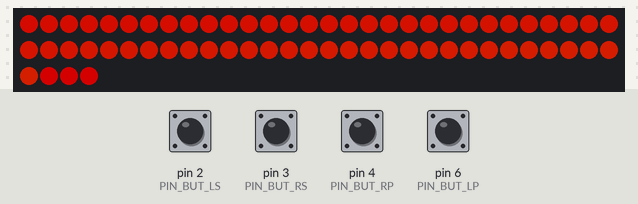
Bench run of a sketch on a simulated Arduino Uno, built with avr-gcc and run on an emulated ATmega328P. Shown: 64 RGB LEDs in strip order, left to right, continuing on the next row. The test bench sets the inputs (shaded band); at power-on: pin 2 (PIN_BUT_LS), pin 3 (PIN_BUT_RS), pin 4 (PIN_BUT_RP), pin 6 (PIN_BUT_LP) HIGH. Dim RGB values are drawn brighter than linear.

Above: at 1.2 s.
1.3 s: pin 2 (PIN_BUT_LS) pulled LOW for 0.15 s
At 1.37 s:
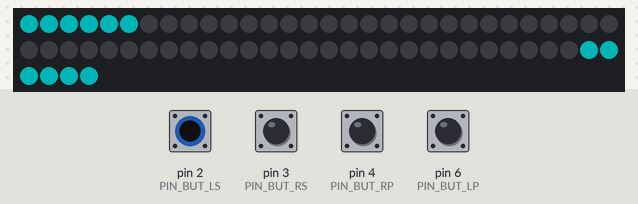
2.0 s: pin 2 (PIN_BUT_LS) pulled LOW for 1 s
3.6 s: pin 3 (PIN_BUT_RS) pulled LOW for 0.15 s
7.3 s: pin 3 (PIN_BUT_RS) pulled LOW for 1 s
8.9 s: pin 2 (PIN_BUT_LS) pulled LOW for 0.15 s
Timing chart, 0 to 11.9 s (numbered marks = the images above; inputs shaded):
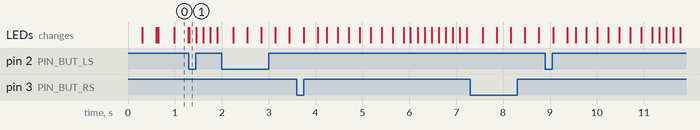

The sketch:

pong1D_arduino.ino
```cpp
// (licence header left out)
#include "Adafruit_NeoPixel.h"

// HARDWARE CONFIGURATION
#define PIN_WSDATA    10    // LED strip data in pin
#define NPIXELS      64    // Number of pixels to handle

#define PIN_BUT_RS    3   // Right start/hit button pin
#define PIN_BUT_LS    2   // Left start/hit button pin

#define PIN_BUT_RP    4   // Optionnal right power-up button
#define PIN_BUT_LP    6   // Optionnal left power-up button

// BALL SPEED
#define TIME_SPEED_MIN    10

// ZONE AND WIN CONFIGURATION
#define ZONE_SIZE   7   // Bounce-back zone size
#define WIN_POINTS    10    // Points needed to win
#define SHOW_LO     12    // Score dots intensity background
#define SHOW_HI     48    // Score dots intensity foreground


#define NELEM(x)    (sizeof(x) / sizeof((x)[0]))

Adafruit_NeoPixel one_d = Adafruit_NeoPixel(NPIXELS, PIN_WSDATA, NEO_GRB | NEO_KHZ800);

// Events from buttons and timers
#define EV_BUT_LS_PRESS   0x01
#define EV_BUT_RS_PRESS   0x02
#define EV_BUT_LP_PRESS   0x04
#define EV_BUT_RP_PRESS   0x08
#define EV_TIMER    0x10
#define EV_TIMEOUT    0x20


#define TIME_DEBOUNCE   8
#define TIME_IDLE   40
#define TIME_START_TIMEOUT  20000   // Go idle if nothing happens
#define TIME_RESUME_TIMEOUT 7500    // Auto-fire after timeout
#define TIME_BALL_BLINK   150
#define TIME_SPEED_INTERVAL 3
#define TIME_POINT_BLINK  233
#define TIME_WIN_BLINK    85
#define TIME_LOCKOUT    250   // Prevent fast button-press to max. 4 times/s


enum {
  ST_IDLE = 0,
  ST_START_L,
  ST_START_R,
  ST_MOVE_LR,
  ST_MOVE_RL,
  ST_ZONE_L,
  ST_ZONE_R,
  ST_POINT_L,
  ST_POINT_R,
  ST_RESUME_L,
  ST_RESUME_R,
  ST_WIN_L,
  ST_WIN_R,
};

static uint32_t oldtime;  // Previous' loop millis() value
static uint8_t thestate;  // Game state

static uint8_t bstate_ls; // Button states
static uint8_t bstate_rs;
static uint8_t bstate_lp;
static uint8_t bstate_rp;
static uint8_t debtmr_ls; // Button debounce timers
static uint8_t debtmr_rs;
static uint8_t debtmr_lp;
static uint8_t debtmr_rp;
static uint16_t timer;    // General timer
static uint16_t timeout;  // Timeout timer (auto-start and goto idle)

static uint16_t lockout_l;  // Lockout timer to prevent pushing too often
static uint16_t lockout_r;
static uint8_t ballblinkstate;  // Blinking ball at edge on/off
static uint8_t pointblinkcount; // Blinking point when a side scores
static uint8_t ballpos;   // Current position of the ball
static uint16_t speed;    // Time between ball moves
static uint8_t speedup;   // Faster and faster replies counter
static uint8_t points_l;  // Score
static uint8_t points_r;
static uint8_t zone_l;    // Hit back zone
static uint8_t zone_r;
static uint8_t boost_l;   // Set if user boosted speed last round
static uint8_t boost_r;
static uint8_t boosted;   // Set if any user boosted until the ball reaches opposite side

static uint8_t tuneidx;   // Index to the running tune

/*
   Return the current state of a button.
   Returns non-zero on button pressed.
*/
static inline uint8_t button_is_down(uint8_t pin)
{
  switch (pin) {
    case PIN_BUT_LS:  return !debtmr_ls && !bstate_ls;
    case PIN_BUT_RS:  return !debtmr_rs && !bstate_rs;
    case PIN_BUT_LP:  return !debtmr_lp && !bstate_lp;
    case PIN_BUT_RP:  return !debtmr_rp && !bstate_rp;
  }
  return 0;
}

/*
   Debounce a button and return an event at the rising edge of the detection.
   The rising edge ensures that there is no delay from pressing the button and
   the event propagating. It is a prerequisite that the input line is not
   glitchy.
   A release event may be generated if the routine is slightly modified.
*/
static inline uint8_t do_debounce(uint8_t tdiff, uint8_t *bstate, uint8_t *debtmr, uint8_t pin, uint8_t ev)
{
  if (0 == *debtmr) {
    uint8_t state = digitalRead(pin);
    if (state != *bstate) {
      *debtmr = TIME_DEBOUNCE;
      if (!(*bstate = state))
        return ev;  // Event on High-to-Low transition of input
      // else
      //  return release_event_value
    }
  } else {
    if (*debtmr >= tdiff)
      *debtmr -= tdiff;
    else
      *debtmr = 0;
  }
  return 0;
}

/*
   Timer countdown and return an event on timer reaching zero.
*/
static inline uint8_t do_timer(uint8_t tdiff, uint16_t *tmr, uint8_t ev)
{
  if (0 != *tmr) {
    if (*tmr >= tdiff)
      *tmr -= tdiff;  // Timer countdown
    else
      *tmr = 0;
    // Set event when done counting
    if (0 == *tmr)
      return ev;
  }
  return 0;
}


/*
   Draw the left and right zones where the ball may be hit back.
*/
static void draw_sides()
{
  for (uint8_t i = 0; i < zone_l - 1; i++) {
    one_d.setPixelColor(i, 0, 64, 64);
  }
  one_d.setPixelColor(0, 0, 64, 64);
  for (uint8_t i = 0; i < zone_r - 1; i++) {
    one_d.setPixelColor(NPIXELS - 1 - i, 0, 64, 64);
  }
  one_d.setPixelColor(NPIXELS - 1, 0, 64, 64);
}

/*
   Draw the ball with a tail of five pixels in diminishing intensity.
*/
static void draw_ball(int8_t dir, uint8_t pos)
{
  uint8_t c = 255;
  for (uint8_t i = 0; i < 5 && pos >= 0 && pos < NPIXELS; i++) {
    one_d.setPixelColor(pos, c, c, 0);
    c >>= 1;
    pos -= dir;
  }
}

/*
   Draw the playing field consisting of the zones and the points scored so far.
*/
static void draw_course(uint8_t v)
{
  one_d.clear();
  draw_sides();
  if (v) {
    for (uint8_t i = 0; i < points_l; i++) {
      one_d.setPixelColor(NPIXELS / 2 - 1 - (2 * i + 0), v, 0, 0);
      one_d.setPixelColor(NPIXELS / 2 - 1 - (2 * i + 1), v, 0, 0);
    }
    for (uint8_t i = 0; i < points_r; i++) {
      one_d.setPixelColor(NPIXELS / 2 + (2 * i + 0), 0, v, 0);
      one_d.setPixelColor(NPIXELS / 2 + (2 * i + 1), 0, v, 0);
    }
  }
}

/*
   Animate the game idle situation with following content:
   - A rainbow pattern
   - Ball bouncing left-right-left-right
   - Score animation
*/
static uint16_t ai_h;
static uint8_t ai_state;
static uint8_t ai_pos;

static void animate_idle_init(void)
{
  ai_h = 0;
  ai_state = 0;
}

#define H_STEPS 1542

static void animate_idle(void)
{
  switch (ai_state) {
    case 0:
    case 1:
    case 2:
    case 3:
      /* Rainbow pattern */
      for (uint8_t i = 0; i < NPIXELS; i++) {
        uint16_t h = ai_h + (i << 4);
        if (h >= H_STEPS)
          h -= H_STEPS;
        uint32_t rgbcolor = one_d.ColorHSV(h, 255, 128);
        one_d.setPixelColor(i, rgbcolor);
      }
      ai_h += H_STEPS / 60;
      if (ai_h >= H_STEPS) {
        ai_h -= H_STEPS;
        ai_pos = 0;
        ai_state++;
      }
      break;
    case 4:
    case 6:
      /* Ball left-to-right */
      draw_course(0);
      draw_ball(1, ai_pos++);
      if (ai_pos >= NPIXELS) {
        ai_state++;
      }
      break;
    case 5:
    case 7:
      /* Ball right-to-left */
      draw_course(0);
      draw_ball(-1, --ai_pos);
      if (!ai_pos) {
        ai_state++;
      }
      break;
    case 8:
    case 10:
      /* Score blinkenlights */
      draw_course(0);
      for (uint8_t i = 0; i < ai_pos; i++) {
        one_d.setPixelColor(NPIXELS / 2 - 1 - i, 255, 0, 0);
        one_d.setPixelColor(NPIXELS / 2 + i, 0, 255, 0);
      }
      if (++ai_pos >= NPIXELS / 2) {
        ai_state++;
        ai_pos = 0;
      }
      break;

    case 9:
    case 11:
      draw_course(0);
      for (uint8_t i = 0; i < NPIXELS / 2 - ai_pos; i++) {
        one_d.setPixelColor(NPIXELS / 2 - 1 - i, 255, 0, 0);
        one_d.setPixelColor(NPIXELS / 2 + i, 0, 255, 0);
      }
      if (++ai_pos >= NPIXELS / 2) {
        ai_state++;
        ai_pos = 0;
      }
      break;

    default:
      ai_state = 0;
      break;
  }
  one_d.show();
}

/*
   Animate a winner. Flash the winning side's points.
*/
static uint8_t aw_state;
static void animate_win_init()
{
  aw_state = 0;
}

static uint8_t animate_win(uint8_t side)
{
  uint32_t clr;
  uint8_t pos;

  if (side) {
    clr = Adafruit_NeoPixel::Color(0, 255, 0);
    pos = NPIXELS / 2;
  } else {
    clr = Adafruit_NeoPixel::Color(255, 0, 0);
    pos = 0;
  }

  one_d.clear();
  if (aw_state < 20) {
    if (aw_state & 0x01) {
      for (uint8_t i = 0; i < NPIXELS / 2; i++) {
        one_d.setPixelColor(pos + i, clr);
      }
    }
  } else if (aw_state < 50) {
    for (uint8_t i = 0; i < aw_state - 20; i++) {
      one_d.setPixelColor(pos + i, clr);
    }
  } else if (aw_state < 80) {
    for (uint8_t i = aw_state - 50; i < NPIXELS / 2; i++) {
      one_d.setPixelColor(pos + i, clr);
    }
  } else if (aw_state < 110) {
    for (uint8_t i = 0; i < aw_state - 80; i++) {
      one_d.setPixelColor(NPIXELS / 2 - 1 - i + pos, clr);
    }
  } else if (aw_state < 140) {
    for (uint8_t i = aw_state - 110; i < NPIXELS / 2; i++) {
      one_d.setPixelColor(NPIXELS / 2 - 1 - i + pos, clr);
    }
  }
  one_d.show();
  return ++aw_state < 140;
}

/*
   Active game states suppress fast button pushes
*/
static uint8_t is_game_state(uint8_t s)
{
  switch (s) {
    case ST_MOVE_LR:  // If you press too soon
    case ST_MOVE_RL:
    case ST_ZONE_R:   // In the zone
    case ST_ZONE_L:
    case ST_POINT_L:  // Just got a point, delay resume
    case ST_POINT_R:
    case ST_WIN_R:    // Delay to activate the win sequence
    case ST_WIN_L:
      return 1;
    default:
      return 0;
  }
}

/*
   Set the timer to the speed of the ball and the current boost-state
*/
static inline void speed_to_timer()
{
  if (boosted)
    timer = speed * 3 / 4;
  else
    timer = speed;
  if (timer < 2)
    timer = 2;
}

/*
   State transition routine. Setup prerequisites for the new state to function
   properly.
   - Handle a state's exit actions
   - Handle a state's entry actions
*/
static void set_state(uint8_t newstate)
{
  /* State exit actions */
  switch (thestate) {
    case ST_IDLE:
    case ST_WIN_L:
    case ST_WIN_R:
      points_l = points_r = 0;
      boost_l = boost_r = 0;
      zone_l = zone_r = ZONE_SIZE;
      speedup = 0;
      boosted = 0;
      break;

    case ST_START_L:
    case ST_POINT_L:
    case ST_RESUME_L:
      ballpos = 0;
      /* Serve speed not too fast */
      speed = TIME_SPEED_MIN + 5 * TIME_SPEED_INTERVAL;
      speedup = 0;
      break;

    case ST_START_R:
    case ST_POINT_R:
    case ST_RESUME_R:
      ballpos = NPIXELS - 1;
      /* Serve speed not too fast */
      speed = TIME_SPEED_MIN + 5 * TIME_SPEED_INTERVAL;
      speedup = 0;
      break;

    case ST_ZONE_L:
      /* Calculate the speed for the return */
      speed = TIME_SPEED_MIN + TIME_SPEED_INTERVAL * ballpos;
      if (++speedup / 2 >= speed)
        speed = 2;
      else
        speed -= speedup / 2;
      boosted = 0;
      break;

    case ST_ZONE_R:
      /* Calculate the speed for the return */
      speed = TIME_SPEED_MIN + TIME_SPEED_INTERVAL * (NPIXELS - 1 - ballpos);
      if (++speedup / 2 >= speed)
        speed = 2;
      else
        speed -= speedup / 2;
      boosted = 0;
      break;
  }

  thestate = newstate;
  /* State entry actions */
  switch (thestate) {
    case ST_IDLE:
      boost_l = boost_r = 0;
      zone_l = zone_r = ZONE_SIZE;
      animate_idle_init();
      timer = TIME_IDLE;
      break;

    case ST_START_L:
    case ST_START_R:
      draw_course(SHOW_HI);
      one_d.show();
      timer = TIME_BALL_BLINK;
      timeout = TIME_START_TIMEOUT;
      ballblinkstate = 0;
      ballpos = thestate == ST_START_L ? 0 : NPIXELS - 1;
      break;

    case ST_MOVE_LR:
    case ST_MOVE_RL:
      speed_to_timer();
      break;

    case ST_POINT_L:
    case ST_POINT_R:
      pointblinkcount = 7;
      /* Recover the zone next round */
      if (!boost_l && zone_l < ZONE_SIZE)
        zone_l++;
      if (!boost_r && zone_r < ZONE_SIZE)
        zone_r++;
      timer = TIME_POINT_BLINK;
      if (boost_l)
        boost_l--;
      if (boost_r)
        boost_r--;
      // Ensure we get to the score display before continuing
      lockout_l  = lockout_r = TIME_LOCKOUT;
      break;

    case ST_RESUME_L:
    case ST_RESUME_R:
      draw_course(SHOW_HI);
      one_d.show();
      timer = TIME_BALL_BLINK;
      timeout = TIME_RESUME_TIMEOUT;
      ballblinkstate = 0;
      break;

    case ST_WIN_L:
    case ST_WIN_R:
      // Ensure we get to the winner display before continuing
      lockout_l  = lockout_r = 2 * TIME_LOCKOUT;
      animate_win_init();
      timer = TIME_WIN_BLINK;
      tuneidx = 0;
      break;
  }
}

/*
   Arduino setup
*/
void setup()
{
  PORTB = PORTC = PORTD = 0xff; // Enable all pull-ups so we don't have undef inputs hanging

  pinMode(PIN_BUT_LS, INPUT_PULLUP);
  pinMode(PIN_BUT_RS, INPUT_PULLUP);
  pinMode(PIN_BUT_LP, INPUT_PULLUP);
  pinMode(PIN_BUT_RP, INPUT_PULLUP);


  one_d.begin();    // Setup IO
  one_d.show();   // All leds off

  thestate = ST_IDLE;
  set_state(ST_IDLE); // To run both exit and entry actions

  /*
     Setup sound hardware with Timer1 manually. The disabled interrupts
     in the pixel-update causes interference in the timing resulting in
     clicks in the sound output.
  */
  TCCR1A = 0;
  TCCR1B = _BV(WGM12) | _BV(CS10);
  OCR1A = 13; // Just a value
  TCNT1 = 0;
}

/*
   Main program, called constantly and forever.

   - Handle timing and generate events
   - Run the game's state machine
*/
#define chk_ev(ev)  (events & (ev))

void loop()
{
  uint32_t now;
  uint8_t tdiff = (now = millis()) - oldtime;
  uint8_t events = 0;

  /* Handle buttons and timers on (just about) every millisecond */
  if (tdiff) {
    oldtime = now;
    events |= do_debounce(tdiff, &bstate_ls, &debtmr_ls, PIN_BUT_LS, EV_BUT_LS_PRESS);
    events |= do_debounce(tdiff, &bstate_rs, &debtmr_rs, PIN_BUT_RS, EV_BUT_RS_PRESS);
    events |= do_debounce(tdiff, &bstate_lp, &debtmr_lp, PIN_BUT_LP, EV_BUT_LP_PRESS);
    events |= do_debounce(tdiff, &bstate_rp, &debtmr_rp, PIN_BUT_RP, EV_BUT_RP_PRESS);
    events |= do_timer(tdiff, &timer, EV_TIMER);
    events |= do_timer(tdiff, &timeout, EV_TIMEOUT);
    do_timer(tdiff, &lockout_l, 0);
    do_timer(tdiff, &lockout_r, 0);
  }

  if (is_game_state(thestate)) {
    // If the lockout timer is running, squash the button event
    if (lockout_l)
      events &= ~EV_BUT_LS_PRESS;
    if (lockout_r)
      events &= ~EV_BUT_RS_PRESS;
  }

  // A button press activates the lockout timer
  if (chk_ev(EV_BUT_LS_PRESS))
    lockout_l = TIME_LOCKOUT;
  if (chk_ev(EV_BUT_RS_PRESS))
    lockout_r = TIME_LOCKOUT;

  switch (thestate) {
    // Nothing to do
    case ST_IDLE:
      if (chk_ev(EV_BUT_LS_PRESS)) {
        set_state(ST_START_L);
      } else if (chk_ev(EV_BUT_RS_PRESS)) {
        set_state(ST_START_R);
      } else if (chk_ev(EV_TIMER)) {
        timer = TIME_IDLE;
        animate_idle();
      }
      break;

    // Game is started, waiting for left player to serve the ball
    case ST_START_L:
      if (chk_ev(EV_BUT_LS_PRESS)) {
        set_state(ST_MOVE_LR);
      } else if (chk_ev(EV_TIMEOUT)) {
        set_state(ST_IDLE);
      } else if (chk_ev(EV_TIMER)) {
        timer = TIME_BALL_BLINK;
        if (ballblinkstate)
          one_d.setPixelColor(ballpos, 255, 128, 0);
        else
          one_d.setPixelColor(ballpos, 0, 0, 0);
        one_d.show();
        ballblinkstate = !ballblinkstate;
      }
      break;

    // Game is started, waiting for right player to serve the ball
    case ST_START_R:
      if (chk_ev(EV_BUT_RS_PRESS)) {
        set_state(ST_MOVE_RL);
      } else if (chk_ev(EV_TIMEOUT)) {
        set_state(ST_IDLE);
      } else if (chk_ev(EV_TIMER)) {
        timer = TIME_BALL_BLINK;
        if (ballblinkstate)
          one_d.setPixelColor(ballpos, 255, 128, 0);
        else
          one_d.setPixelColor(ballpos, 0, 0, 0);
        one_d.show();
        ballblinkstate = !ballblinkstate;
      }
      break;

    // Ball is moving left-to-right outside the playback zone
    case ST_MOVE_LR:
      if (chk_ev(EV_TIMER)) {

        speed_to_timer();
        draw_course(SHOW_LO);
        draw_ball(1, ballpos);
        one_d.show();
        ballpos++;
        if (NPIXELS - 1 - ballpos <= zone_r)
          set_state(ST_ZONE_R);
      }
      break;

    // Ball is moving right-to-left outside the playback zone
    case ST_MOVE_RL:
      if (chk_ev(EV_TIMER)) {

        speed_to_timer();
        draw_course(SHOW_LO);
        draw_ball(-1, ballpos);
        one_d.show();
        ballpos--;
        if (ballpos <= zone_l)
          set_state(ST_ZONE_L);
      }
      break;

    // Ball is in the left playback zone, waiting for hit/score
    case ST_ZONE_L:
      if (chk_ev(EV_BUT_LS_PRESS)) {
        set_state(ST_MOVE_LR);
        // Changing speed is done after the state-change's exit/entry action
        if (zone_l > 1 && button_is_down(PIN_BUT_LP)) {
          zone_l--;
          boosted = 1;
          speed_to_timer();
          boost_l++;
        }
      } else if (chk_ev(EV_TIMER)) {
        if (!ballpos) {
          if (++points_r >= WIN_POINTS)
            set_state(ST_WIN_R);
          else
            set_state(ST_POINT_R);
        } else {
          speed_to_timer();
          ballpos--;
        }
        draw_course(SHOW_LO);
        draw_ball(-1, ballpos);
        one_d.show();
      }
      break;

    // Ball is in the right playback zone, waiting for hit/score
    case ST_ZONE_R:
      if (chk_ev(EV_BUT_RS_PRESS)) {
        set_state(ST_MOVE_RL);
        // Changing speed is done after the state-change's exit/entry action
        if (zone_r > 1 && button_is_down(PIN_BUT_RP)) {
          zone_r--;
          speed_to_timer();
          boosted = 1;
          boost_r++;
        }
      } else if (chk_ev(EV_TIMER)) {
        if (ballpos == NPIXELS - 1) {

          if (++points_l >= WIN_POINTS)
            set_state(ST_WIN_L);
          else
            set_state(ST_POINT_L);
        } else {
          speed_to_timer();
          ballpos++;
        }
        draw_course(SHOW_LO);
        draw_ball(1, ballpos);
        one_d.show();
      }
      break;

    // Left player scored, animate point
    case ST_POINT_L:
      if (chk_ev(EV_BUT_LS_PRESS)) {
        set_state(ST_RESUME_L);
      } else if (chk_ev(EV_TIMER)) {
        timer = TIME_POINT_BLINK;
        draw_course(SHOW_HI);
        if (!(pointblinkcount & 0x01)) {
          one_d.setPixelColor(NPIXELS / 2 - 1 - (2 * (points_l - 1) + 0), 0, 0, 0);
          one_d.setPixelColor(NPIXELS / 2 - 1 - (2 * (points_l - 1) + 1), 0, 0, 0);
        } else {
          one_d.setPixelColor(NPIXELS / 2 - 1 - (2 * (points_l - 1) + 0), 255, 0, 0);
          one_d.setPixelColor(NPIXELS / 2 - 1 - (2 * (points_l - 1) + 1), 255, 0, 0);
        }
        one_d.show();
        if (!--pointblinkcount)
          set_state(ST_RESUME_L);
      }
      break;

    // Right player scored, animate point
    case ST_POINT_R:
      if (chk_ev(EV_BUT_RS_PRESS)) {
        set_state(ST_RESUME_R);
      } else if (chk_ev(EV_TIMER)) {
        timer = TIME_POINT_BLINK;
        draw_course(SHOW_HI);
        if (!(pointblinkcount & 0x01)) {
          one_d.setPixelColor(NPIXELS / 2 + (2 * (points_r - 1) + 0), 0, 0, 0);
          one_d.setPixelColor(NPIXELS / 2 + (2 * (points_r - 1) + 1), 0, 0, 0);
        } else {
          one_d.setPixelColor(NPIXELS / 2 + (2 * (points_r - 1) + 0), 0, 255, 0);
          one_d.setPixelColor(NPIXELS / 2 + (2 * (points_r - 1) + 1), 0, 255, 0);
        }
        one_d.show();
        if (!--pointblinkcount)
          set_state(ST_RESUME_R);
      }
      break;

    // Left player previously scored and must serve again (or timeout to auto-serve)
    case ST_RESUME_L:
      if (chk_ev(EV_BUT_LS_PRESS | EV_TIMEOUT)) {
        set_state(ST_MOVE_LR);

      } else if (chk_ev(EV_TIMER)) {
        timer = TIME_BALL_BLINK;
        if (ballblinkstate)
          one_d.setPixelColor(ballpos, 255, 128, 0);
        else
          one_d.setPixelColor(ballpos, 0, 0, 0);
        one_d.show();
        ballblinkstate = !ballblinkstate;
      }
      break;

    // Right player previously scored and must serve again (or timeout to auto-serve)
    case ST_RESUME_R:
      if (chk_ev(EV_BUT_RS_PRESS | EV_TIMEOUT)) {
        set_state(ST_MOVE_RL);

      } else if (chk_ev(EV_TIMER)) {
        timer = TIME_BALL_BLINK;
        if (ballblinkstate)
          one_d.setPixelColor(ballpos, 255, 128, 0);
        else
          one_d.setPixelColor(ballpos, 0, 0, 0);
        one_d.show();
        ballblinkstate = !ballblinkstate;
      }
      break;

    // A player won the game, animate the winning side
    case ST_WIN_L:
    case ST_WIN_R:

      if (chk_ev(EV_BUT_LS_PRESS)) {
        set_state(ST_START_L);
      } else if (chk_ev(EV_BUT_RS_PRESS)) {
        set_state(ST_START_R);
      } else if (chk_ev(EV_TIMER)) {
        timer = TIME_WIN_BLINK;
        if (!animate_win(thestate == ST_WIN_R))
          set_state(ST_IDLE);
      }
      break;

    // If we get confused, start at idle...
    default:
      set_state(ST_IDLE);
      break;
  }


}
```

Measured:
- after the input at 1.3 s, the LEDs: change at once (image 1)
